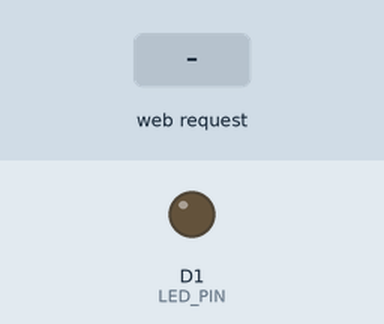
Recording of a sketch running on a simulated ESP8266 (NodeMCU). Parts: output pins drawn as LEDs (lit = HIGH). Inputs (shaded band) come from the test bench. What the sketch prints to the serial monitor is not drawn.

Above: at 1.2 s.
1.3 s: HTTP request GET /blink received
At 1.39 s:
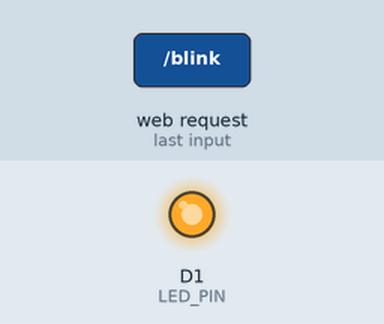
Timing chart, 0 to 4.3 s (numbered marks = the images above; inputs shaded):
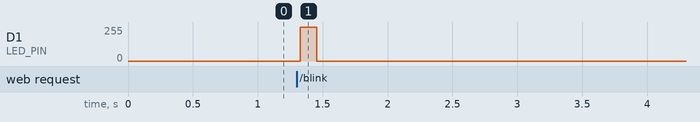

The sketch:

server_node.ino
```cpp
#include <ESP8266WiFi.h>
#include <ESP8266WebServer.h>

#define LED_PIN D1  // Pin where the LED is connected (D1 corresponds to GPIO5)

const char *ssid = "ESP8266_AP";  // SSID of the access point
const char *password = "12345678";  // Password for the access point

ESP8266WebServer server(80);  // Create a web server on port 80

void handleRoot() {
  server.send(200, "text/plain", "Hello! Send /blink to blink the LED.");
}

void handleBlink() {
  server.send(200, "text/plain", "LED blinked!");
  blinkLED();
}

void setup() {
  pinMode(LED_PIN, OUTPUT);

  Serial.begin(115200);
  Serial.println();
  Serial.print("Configuring access point...");

  // Set up the WiFi access point
  WiFi.softAP(ssid, password);

  IPAddress myIP = WiFi.softAPIP();
  Serial.print("AP IP address: ");
  Serial.println(myIP);

  // Set up the HTTP server
  server.on("/", handleRoot);
  server.on("/blink", handleBlink);
  server.begin();
  Serial.println("HTTP server started");
}

void loop() {
  server.handleClient();  // Handle incoming client requests
}

void blinkLED() {
    for (int i = 0; i < 256; i++) {
      analogWrite(LED_PIN, 1 / (1 + exp(((i / 21) - 6) * -1)) * 255);
      delay(150 / 256);
    }
  delay(100);
    for (int i = 256; i >= 0; i--) {
      analogWrite(LED_PIN, 1 / (1 + exp(((i / 21) - 6) * -1)) * 255);
      delay(150 / 256);
    }
}
```

Measured:
- after the input at 1.3 s, D1 (LED_PIN): 0/255 → 254/255 at once, → 0/255 0.13 s later
